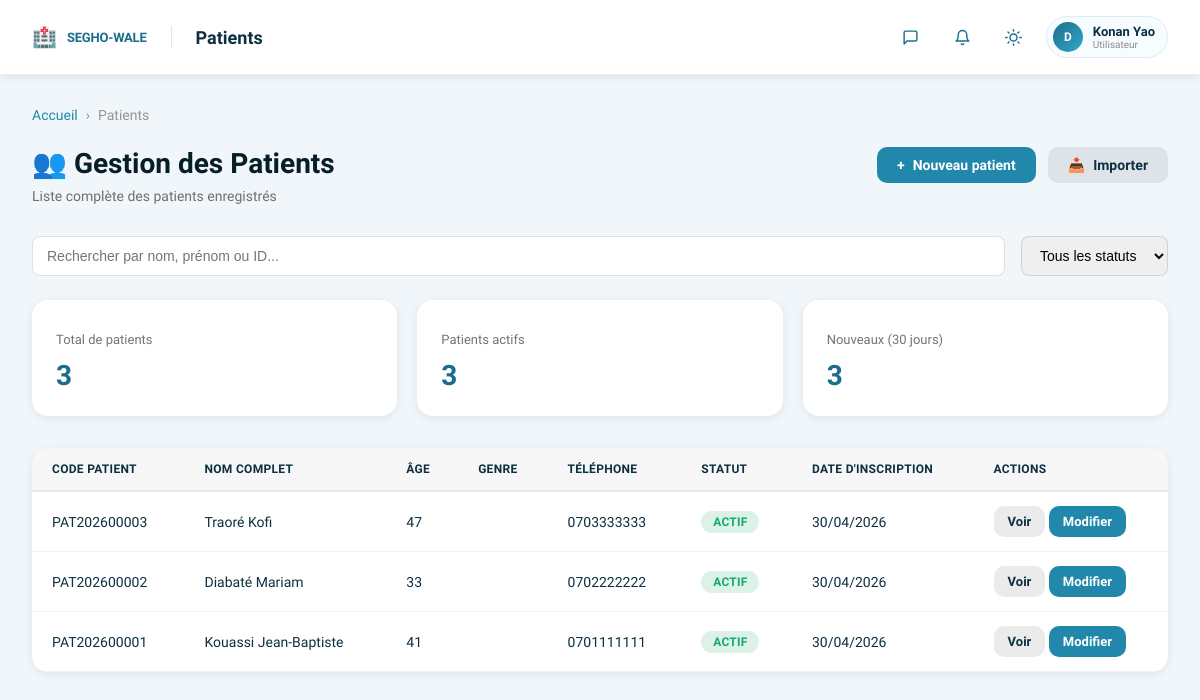
Screenshot of /patients/ (signed in) with the database file from the repository.
### patients/models.py (models this page shows, shortened)
class Patient(models.Model):
    SEXE = [('M', 'Masculin'), ('F', 'Féminin')]
    GROUPE_SANGUIN = [('A+','A+'),('A-','A-'),('B+','B+'),('B-','B-'),('AB+','AB+'),('AB-','AB-'),('O+','O+'),('O-','O-')]
    code_patient = models.CharField(max_length=20, unique=True, editable=False)
    nom = models.CharField(max_length=100)
    prenoms = models.CharField(max_length=200)
    date_naissance = models.DateField()
    lieu_naissance = models.CharField(max_length=100, blank=True)
    sexe = models.CharField(max_length=1, choices=SEXE)
    nationalite = models.CharField(max_length=50, default='Ivoirienne')
    profession = models.CharField(max_length=100, blank=True)
    telephone = models.CharField(max_length=20)
    telephone2 = models.CharField(max_length=20, blank=True)
    email = models.EmailField(blank=True)
    adresse = models.TextField(blank=True)
    ville = models.CharField(max_length=100, default='Yamoussoukro')
    groupe_sanguin = models.CharField(max_length=3, choices=GROUPE_SANGUIN, blank=True)
    allergies = models.TextField(blank=True)
    antecedents = models.TextField(blank=True)
    assurance = models.ForeignKey(Assurance, null=True, blank=True, on_delete=models.SET_NULL)
    numero_assurance = models.CharField(max_length=100, blank=True)
    date_expiration_assurance = models.DateField(null=True, blank=True)
    contact_urgence_nom = models.CharField(max_length=200, blank=True)
    contact_urgence_telephone = models.CharField(max_length=20, blank=True)
    date_creation = models.DateTimeField(auto_now_add=True)
    date_modification = models.DateTimeField(auto_now=True)
    actif = models.BooleanField(default=True)
    photo = models.ImageField(upload_to='patients/', blank=True, null=True)
    @property
    def age(self):
        from datetime import date
        t = date.today()
        return t.year - self.date_naissance.year - ((t.month, t.day) < (self.date_naissance.month, self.date_naissance.day))
    class Meta:
        verbose_name = "Patient"
        ordering = ['-date_creation']

### core/views.py (the view)
# urls.py: path('patients/', views.patients_list, name='patients_list'),
@login_required(login_url='login')
def patients_list(request):
    from patients.models import Patient
    from django.core.paginator import Paginator
    patients = Patient.objects.filter(actif=True).order_by('-date_creation')
    paginator = Paginator(patients, 25)
    page_number = request.GET.get('page')
    page_obj = paginator.get_page(page_number)
    today = timezone.now().date()
    stats = {
        'total': Patient.objects.filter(actif=True).count(),
        'actifs': Patient.objects.filter(actif=True).count(),
        'nouveaux_30j': Patient.objects.filter(date_creation__date__gte=today - timezone.timedelta(days=30)).count(),
    }
    breadcrumb = [{'title': 'Accueil', 'url': '/'}, {'title': 'Patients'}]
    return render(request, 'patients/list.html', {'page_obj': page_obj, 'stats': stats, 'breadcrumb': breadcrumb})

### modules_permissions/context_processors.py (called while the page is built)
def user_modules(request):
    if not request.user.is_authenticated:
        return {'user_modules': [], 'user_module_codes': set()}
    modules = get_user_modules(request.user)
    codes = set(modules.values_list('code', flat=True))
    return {
        'user_modules': modules,
        'user_module_codes': codes,
    }

### modules_permissions/models.py (called while the page is built)
def get_user_modules(user):
    if user.is_superuser:
        return Module.objects.filter(is_active=True)
    group_module_ids = set(
        GroupModule.objects.filter(group__in=user.groups.all())
        .values_list('module_id', flat=True)
    )
    grants = set(
        UserModuleOverride.objects.filter(user=user, override_type='grant')
        .values_list('module_id', flat=True)
    )
    revokes = set(
        UserModuleOverride.objects.filter(user=user, override_type='revoke')
        .values_list('module_id', flat=True)
    )
    allowed_ids = (group_module_ids | grants) - revokes
    return Module.objects.filter(id__in=allowed_ids, is_active=True).order_by('order', 'name')

### templates/patients/list.html (shortened to what this page needs)
{% extends 'patients/base.html' %}
{% block content %}
<div class="page-header">
    <div class="page-header-left">
        <h1>👥 Gestion des Patients</h1>
        <p>Liste complète des patients enregistrés</p>
    </div>
    <div class="page-header-right">
        <a href="/admin/patients/patient/add/" class="btn btn-primary">
            <span>+</span> Nouveau patient
        </a>
        <a href="#" class="btn btn-secondary">
            <span>📥</span> Importer
        </a>
    </div>
</div>
<div style="display: flex; gap: 16px; margin-bottom: 24px;">
    <input type="text" placeholder="Rechercher par nom, prénom ou ID..." style="flex: 1; padding: 10px 14px; border: 1px solid rgba(0,0,0,0.12); border-radius: 8px; font-size: 14px;">
    <select style="padding: 10px 14px; border: 1px solid rgba(0,0,0,0.12); border-radius: 8px; font-size: 14px;">
        <option>Tous les statuts</option>
    </select>
</div>
<div class="grid">
    <div class="card">
        <p class="card-meta">Total de patients</p>
        <div class="card-stat">{{ stats.total }}</div>
    </div>
    <div class="card">
        <p class="card-meta">Patients actifs</p>
        <div class="card-stat">{{ stats.actifs }}</div>
    </div>
    <div class="card">
        <p class="card-meta">Nouveaux (30 jours)</p>
        <div class="card-stat">{{ stats.nouveaux_30j }}</div>
    </div>
</div>
<div class="table-container">
    <table>
        <thead>
            <tr>
                <th>Code Patient</th>
                <th>Nom Complet</th>
                <th>Âge</th>
                <th>Genre</th>
                <th>Téléphone</th>
                <th>Statut</th>
                <th>Date d'inscription</th>
                <th>Actions</th>
            </tr>
        </thead>
        <tbody>
            {% for patient in page_obj %}
            <tr>
                <td>{{ patient.code_patient }}</td>
                <td>{{ patient.nom }} {{ patient.prenoms }}</td>
                <td>{{ patient.age }}</td>
                <td>{{ patient.get_genre_display }}</td>
                <td>{{ patient.telephone }}</td>
                <td>
                    <span class="badge badge-{% if patient.actif %}success{% else %}danger{% endif %}">
                        {% if patient.actif %}Actif{% else %}Inactif{% endif %}
                    </span>
                </td>
                <td>{{ patient.date_creation|date:"d/m/Y" }}</td>
                <td>
                    <a href="/admin/patients/patient/{{ patient.id }}/change/" class="btn btn-secondary btn-small">Voir</a>
                    <a href="/admin/patients/patient/{{ patient.id }}/change/" class="btn btn-primary btn-small">Modifier</a>
                </td>
            </tr>
            {% empty %}
            <tr>
                <td colspan="8" style="text-align: center; padding: 40px; color: rgba(0,0,0,0.4);">
                    Aucun patient enregistré
                </td>
            </tr>
            {% endfor %}
        </tbody>
    </table>
</div>
{% endblock %}

### templates/base.html (shortened to what this page needs)
<!DOCTYPE html>
<html lang="fr">
<head>
</head>
<body>
    <div class="main">
        <div class="topbar">
        <div class="topbar-left">
            <a href="/" style="text-decoration:none;display:flex;align-items:center;gap:10px;flex-shrink:0;">
                <span style="font-size:20px;">🏥</span>
                <span style="font-size:13px;font-weight:800;color:var(--teal-600);letter-spacing:-0.2px;">SEGHO-WALE</span>
            </a>
            <div class="topbar-title">{% block topbar_title %}{% endblock %}</div>
        </div>
        <div class="topbar-right">
            <button class="icon-btn" title="Messagerie">
                <svg width="17" height="17" viewBox="0 0 24 24" fill="none" stroke="currentColor" stroke-width="2" stroke-linecap="round" stroke-linejoin="round">
                    <path d="M21 15a2 2 0 0 1-2 2H7l-4 4V5a2 2 0 0 1 2-2h14a2 2 0 0 1 2 2z"/>
                </svg>
            </button>
            <button class="icon-btn" title="Notifications">
                <svg width="17" height="17" viewBox="0 0 24 24" fill="none" stroke="currentColor" stroke-width="2" stroke-linecap="round" stroke-linejoin="round">
                    <path d="M18 8A6 6 0 0 0 6 8c0 7-3 9-3 9h18s-3-2-3-9"/>
                    <path d="M13.73 21a2 2 0 0 1-3.46 0"/>
                </svg>
            </button>
            <button class="theme-toggle" id="theme-toggle" title="Thème sombre / clair">
            </button>
            {% if user.is_authenticated %}
            <div class="user-chip">
                <div class="user-avatar">{{ user.username|first|upper }}</div>
                <div class="user-info">
                    <div class="uname">{{ user.get_full_name|default:user.username }}</div>
                    <div class="urole">{% if user.is_superuser %}Administrateur{% elif user.is_staff %}Staff{% else %}Utilisateur{% endif %}</div>
                </div>
            </div>
            {% endif %}
        </div>
    </div>
        <div class="content">
            {% block breadcrumb %}{% endblock %}
            {% block content %}{% endblock %}
        </div>
    </div>
</body>
</html>

### templates/base.html (style rules this page uses)
*, *::before, *::after { margin:0; padding:0; box-sizing:border-box; }
:root { --teal-950: #071e28; --teal-900: #0d3040; --teal-800: #0f4358; --teal-700: #145770; --teal-600: #1a6d8c; --teal-500: #2188ab; --teal-400: #34a8cc; --teal-300: #6ecae3; --teal-200: #aae1f2; --teal-100: #d6f3fb; --teal-50: #eef9fd; --green: #16a96b; --amber: #e89a1a; --rose: #e84545; --violet: #7b57c2; --coral: #e66144; --sky: #2d99db; --radius: 16px; --shadow-sm: 0 2px 8px rgba(0,0,0,0.08); --shadow-md: 0 4px 16px rgba(0,0,0,0.1); --shadow-lg: 0 8px 32px rgba(0,0,0,0.15); }
html { font-size: 16px; }
body { font-family: 'Sora', sans-serif; background: #f0f6fa; color: var(--teal-900); min-height: 100vh; display: flex; }
.main { flex: 1; margin-left: 0; display: flex; flex-direction: column; min-height: 100vh; }
.topbar { background: #fff; border-bottom: 1px solid rgba(0,0,0,0.06); padding: 16px 32px; display: flex; align-items: center; justify-content: space-between; box-shadow: var(--shadow-sm); }
.topbar-left { display: flex; align-items: center; gap: 20px; }
.topbar-title { font-size: 18px; font-weight: 700; color: var(--teal-900); }
.topbar-right { display: flex; align-items: center; gap: 16px; }
.icon-btn { width: 36px; height: 36px; border-radius: 10px; border: none; background: transparent; color: var(--teal-600); display: flex; align-items: center; justify-content: center; cursor: pointer; transition: all 0.15s; position: relative; flex-shrink: 0; }
.user-chip { display: flex; align-items: center; gap: 10px; background: #f7fcff; border: 1px solid rgba(33,136,171,0.12); border-radius: 30px; padding: 5px 12px 5px 6px; }
.user-avatar { width: 30px; height: 30px; border-radius: 50%; flex-shrink: 0; background: linear-gradient(135deg, var(--teal-600), var(--teal-400)); display: flex; align-items: center; justify-content: center; font-size: 12px; font-weight: 800; color: #fff; }
.user-info .uname { font-size: 13px; font-weight: 600; color: var(--teal-900); line-height:1.2; }
.user-info .urole { font-size: 10px; color: rgba(0,0,0,0.45); }
.content { flex: 1; padding: 32px; overflow-y: auto; }
.page-header { display: flex; justify-content: space-between; align-items: flex-start; margin-bottom: 32px; gap: 20px; }
.page-header-left h1 { font-size: 28px; font-weight: 800; color: var(--teal-950); margin-bottom: 8px; }
.page-header-left p { color: rgba(0,0,0,0.55); font-size: 14px; }
.page-header-right { display: flex; gap: 12px; }
.btn { display: inline-flex; align-items: center; gap: 8px; padding: 10px 20px; border: none; border-radius: 10px; font-size: 14px; font-weight: 600; cursor: pointer; transition: all 0.2s; text-decoration: none; }
.btn-primary { background: var(--teal-500); color: #fff; }
.btn-secondary { background: rgba(0,0,0,0.08); color: var(--teal-900); }
.btn-small { padding: 8px 14px; font-size: 13px; }
.grid { display: grid; grid-template-columns: repeat(auto-fit, minmax(280px, 1fr)); gap: 20px; margin-bottom: 32px; }
.card { background: #fff; border-radius: var(--radius); padding: 24px; box-shadow: var(--shadow-sm); transition: box-shadow 0.2s; }
.card-meta { font-size: 13px; color: rgba(0,0,0,0.55); margin-top: 8px; }
.card-stat { font-size: 28px; font-weight: 800; color: var(--teal-600); margin-top: 12px; }
.table-container { background: #fff; border-radius: var(--radius); overflow: hidden; box-shadow: var(--shadow-sm); }
table { width: 100%; border-collapse: collapse; }
thead { background: rgba(0,0,0,0.03); border-bottom: 2px solid rgba(0,0,0,0.08); }
th { padding: 14px 20px; text-align: left; font-size: 12px; font-weight: 700; text-transform: uppercase; color: var(--teal-900); letter-spacing: 0.3px; }
td { padding: 14px 20px; border-bottom: 1px solid rgba(0,0,0,0.05); font-size: 14px; }
.badge { display: inline-block; padding: 4px 12px; border-radius: 20px; font-size: 12px; font-weight: 600; text-transform: uppercase; letter-spacing: 0.2px; }
.badge-success { background: rgba(22,169,107,0.15); color: var(--green); }
.theme-toggle { background: none; border: none; color: var(--teal-600); cursor: pointer; font-size: 18px; padding: 4px 8px; border-radius: 8px; transition: all 0.15s; display: flex; align-items: center; }
.theme-toggle .icon-sun { display:block; }

### rows the page displays
Patient: code_patient "PAT202600003", nom "Traoré", prenoms "Kofi", age "47", telephone "0703333333", actif "ACTIF", date_creation "30/04/2026"
Patient: code_patient "PAT202600002", nom "Diabaté", prenoms "Mariam", age "33", telephone "0702222222", actif "ACTIF", date_creation "30/04/2026"
Patient: code_patient "PAT202600001", nom "Kouassi", prenoms "Jean-Baptiste", age "41", telephone "0701111111", actif "ACTIF", date_creation "30/04/2026"

### other values shown
{{ user.username|first|upper }} "D"
{{ user.get_full_name|default:user.username }} "Konan Yao"
{{ item.title }} "Accueil"
{{ item.title }} "Patients"
{{ stats.total }} "3"
{{ stats.actifs }} "3"
{{ stats.nouveaux_30j }} "3"
